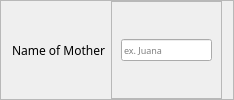
           <widget class="QFrame" name="frame_21">
            <property name="frameShape">
             <enum>QFrame::StyledPanel</enum>
            </property>
            <property name="frameShadow">
             <enum>QFrame::Raised</enum>
            </property>
            <layout class="QHBoxLayout" name="horizontalLayout_22">
             <property name="topMargin">
              <number>0</number>
             </property>
             <property name="bottomMargin">
              <number>0</number>
             </property>
             <item>
              <widget class="QLabel" name="label_11">
               <property name="font">
                <font>
                 <family>Moon</family>
                </font>
               </property>
               <property name="text">
                <string>Name of Mother</string>
               </property>
              </widget>
             </item>
             <item>
              <widget class="QFrame" name="frame_22">
               <property name="frameShape">
                <enum>QFrame::StyledPanel</enum>
               </property>
               <property name="frameShadow">
                <enum>QFrame::Raised</enum>
               </property>
               <layout class="QHBoxLayout" name="horizontalLayout_23">
                <item>
                 <widget class="QLineEdit" name="motherNameLine">
                  <property name="font">
                   <font>
                    <family>Raleway</family>
                    <pointsize>7</pointsize>
                   </font>
                  </property>
                  <property name="placeholderText">
                   <string>ex. Juana</string>
                  </property>
                 </widget>
                </item>
               </layout>
              </widget>
             </item>
            </layout>
           </widget>
